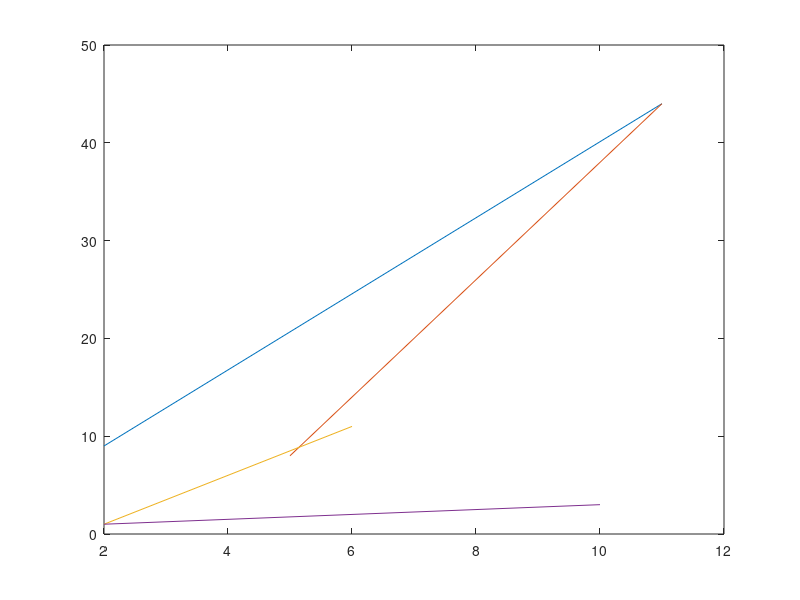

Write the MATLAB code that produced this figure.
clc;
clear all;

m=[11    44     2     9
  11    44     5     8
   2     1     6     11
   2     1    10     3];

x=[m(:,1) m(:,3)];
y=[m(:,2) m(:,4)];
plot(x',y')